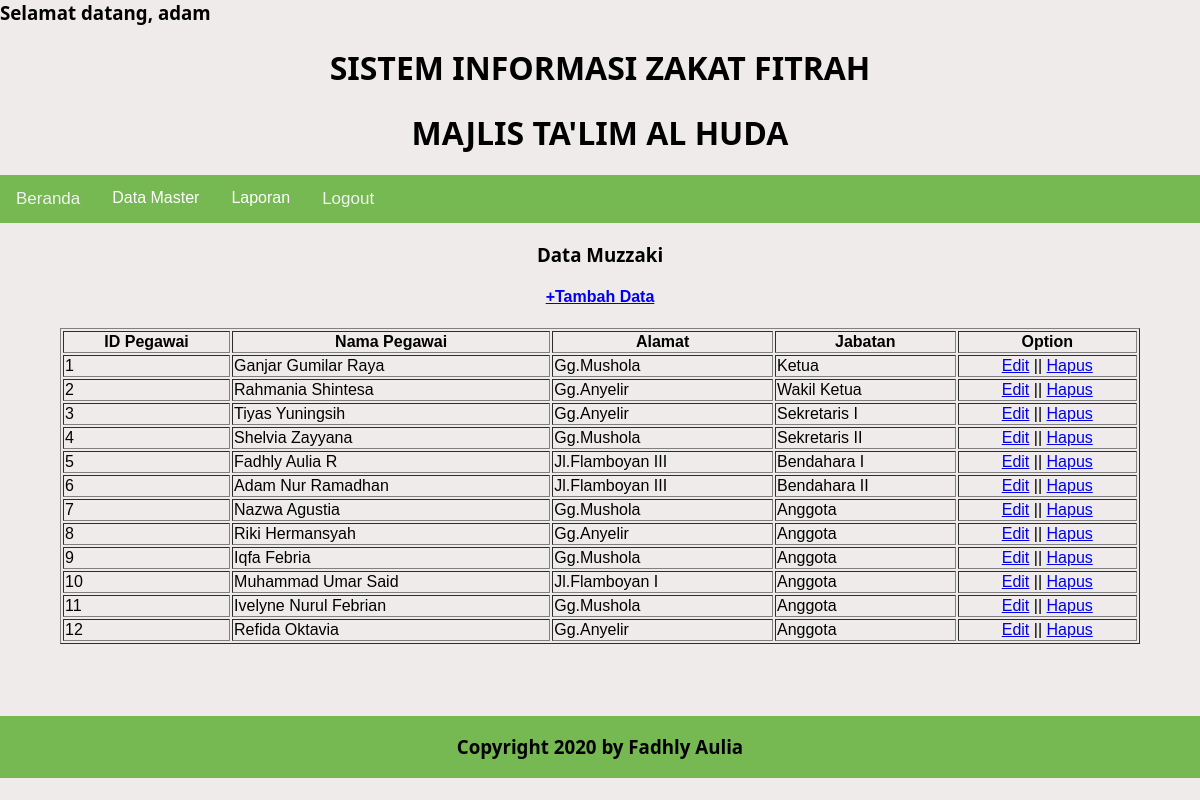
The app's page /data_pegawai.php (signed in) with its own data.
### tables this page shows
CREATE TABLE `data_pegawai` (
  `id_pegawai` int(11) NOT NULL,
  `nama_pegawai` varchar(500) NOT NULL,
  `alamat` varchar(500) NOT NULL,
  `jabatan` varchar(200) NOT NULL
);

### data_pegawai.php (the view, shortened to what this page needs)
<?php
$query = "select * from data_pegawai";
$cek = mysql_query($query);
?>
<html>
    <head>
        <link rel = "stylesheet" href="style.css">
    </head>
    <body>
    <h3>Selamat datang, <?php echo $_SESSION["login_user"]; ?></h3>
    <h1>SISTEM INFORMASI ZAKAT FITRAH</h1>
        <h1>MAJLIS TA'LIM AL HUDA</h1>
<div class="topnav">
    <a href="home.php">Beranda</a>
    <div class="subnav">
  <button class="subnavbtn">Data Master<i class="fa fa-caret-down"></i></button>
  </div>
  <div class="subnav">
  <button class="subnavbtn">Laporan<i class="fa fa-caret-down"></i></button>
</div>
  <a href="logout.php">Logout</a>
</div>
<h3 align = center >Data Muzzaki</h3>
<center>
    <table border = 1 width="90%">
        <tr>
            <th>ID Pegawai</th>
            <th>Nama Pegawai</th>
            <th>Alamat</th>
            <th>Jabatan</th>
            <th>Option</th>
            <h4><a href="tambah_pegawai.php">+Tambah Data</a></h4>
            <?php
            while($data = mysql_fetch_assoc($cek)){
                ?>
                <tr>
                    <td><?php echo $data['id_pegawai'];?></td>
                    <td><?php echo $data['nama_pegawai'];?></td>
                    <td><?php echo $data['alamat'];?></td>
                    <td><?php echo $data['jabatan'];?></td>
                    <td align = center><a href="edit_pegawai.php?id=<?php echo $data['id_pegawai'];?>">Edit</a> ||
                <a href="hapus_pegawai.php?id=<?php echo $data['id_pegawai'];?>">Hapus</a></td>
            </tr>
            <?php
            }
            ?>
        </tr>
    </table>
</center>
<br><br><br><br>
<div class = "topnav">
<h3 align = center>Copyright 2020 by Fadhly Aulia</h3>
</div>
</body>
</html>

### style.css (style rules this page uses)
body { margin: 0; font-family: Arial, Helvetica, sans-serif; box-sizing: border-box; background-color: rgba(236, 231, 231, 0.822); }
.topnav { overflow: hidden; background-color: #76b852; position: center; }
.topnav a { float: left; color: #f2f2f2; text-align: center; padding: 14px 16px; text-decoration: none; font-size: 17px; }
.subnav { float: left; overflow: hidden; }
.subnav .subnavbtn { font-size: 16px; border: none; outline: none; color: white; padding: 14px 16px; background-color: inherit; font-family: inherit; margin: 0; }
h4 { color:white; font-family: Arial, Helvetica, sans-serif; }
h3 { color: black; font-family: 'Segoe UI'; }
h1 { text-align: center; color: black; font-family: 'Segoe UI'; }

### records on screen
data_pegawai: id_pegawai "1", nama_pegawai "Ganjar Gumilar Raya", alamat "Gg.Mushola", jabatan "Ketua"
data_pegawai: id_pegawai "2", nama_pegawai "Rahmania Shintesa", alamat "Gg.Anyelir", jabatan "Wakil Ketua"
data_pegawai: id_pegawai "3", nama_pegawai "Tiyas Yuningsih", alamat "Gg.Anyelir", jabatan "Sekretaris I"
data_pegawai: id_pegawai "4", nama_pegawai "Shelvia Zayyana", alamat "Gg.Mushola", jabatan "Sekretaris II"
data_pegawai: id_pegawai "5", nama_pegawai "Fadhly Aulia R", alamat "Jl.Flamboyan III", jabatan "Bendahara I"
data_pegawai: id_pegawai "6", nama_pegawai "Adam Nur Ramadhan", alamat "Jl.Flamboyan III", jabatan "Bendahara II"
data_pegawai: id_pegawai "7", nama_pegawai "Nazwa Agustia", alamat "Gg.Mushola", jabatan "Anggota"
data_pegawai: id_pegawai "8", nama_pegawai "Riki Hermansyah", alamat "Gg.Anyelir", jabatan "Anggota"
data_pegawai: id_pegawai "9", nama_pegawai "Iqfa Febria", alamat "Gg.Mushola", jabatan "Anggota"
data_pegawai: id_pegawai "10", nama_pegawai "Muhammad Umar Said", alamat "Jl.Flamboyan I", jabatan "Anggota"
data_pegawai: id_pegawai "11", nama_pegawai "Ivelyne Nurul Febrian", alamat "Gg.Mushola", jabatan "Anggota"
data_pegawai: id_pegawai "12", nama_pegawai "Refida Oktavia", alamat "Gg.Anyelir", jabatan "Anggota"

### other values on screen
$_SESSION["login_user"] "adam"
